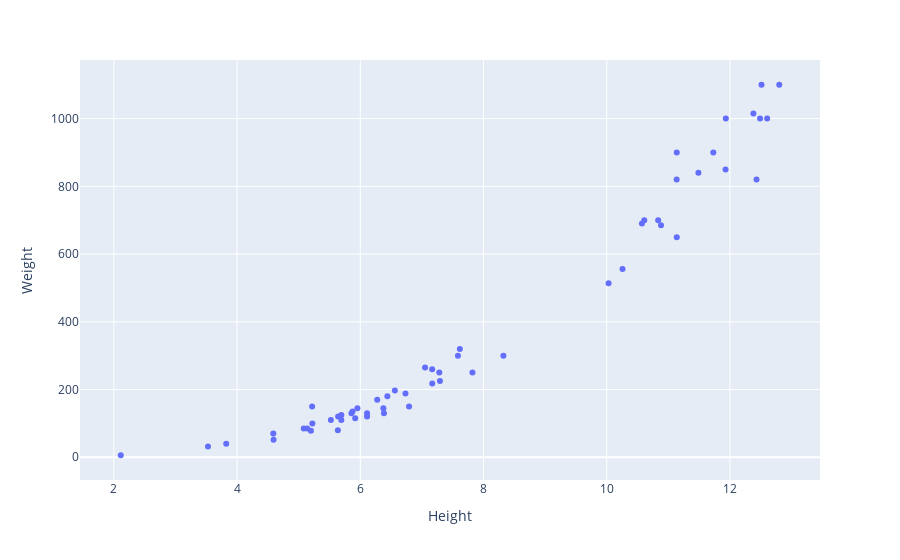

The notebook cell this image was saved under:
### Code cell
fig.show()

### Figure 1 — Plotly figure (JSON) as saved in the notebook; plotly's stock layout.template omitted (floating-point values rounded to 4 significant figures)
{"data": [{"hovertemplate": "Height=%{x}<br>Weight=%{y}<extra></extra>", "legendgroup": "", "marker": {"color": "#636efa", "symbol": "circle"}, "mode": "markers", "name": "", "orientation": "v", "showlegend": false, "type": "scatter", "x": [2.112, 3.528, 3.824, 4.592, 4.588, 5.222, 5.199, 5.636, 5.138, 5.082, 5.692, 5.918, 5.692, 6.384, 6.11, 5.64, 6.11, 5.875, 5.522, 5.856, 6.792, 5.953, 5.218, 6.275, 7.293, 6.375, 6.733, 6.439, 6.561, 7.168, 8.323, 7.167, 7.052, 7.283, 7.82, 7.585, 7.616, 10.03, 10.26, 11.49, 10.88, 10.61, 10.84, 10.57, 11.14, 11.14, 12.43, 11.93, 11.73, 12.38, 11.13, 12.8, 11.93, 12.51, 12.6, 12.49], "xaxis": "x", "y": [5.9, 32, 40, 51.5, 70, 100, 78, 80, 85, 85, 110, 115, 125, 130, 120, 120, 130, 135, 110, 130, 150, 145, 150, 170, 225, 145, 188, 180, 197, 218, 300, 260, 265, 250, 250, 300, 320, 514, 556, 840, 685, 700, 700, 690, 900, 650, 820, 850, 900, 1015, 820, 1100, 1000, 1100, 1000, 1000], "yaxis": "y"}], "layout": {"legend": {"tracegroupgap": 0}, "margin": {"t": 60}, "xaxis": {"anchor": "y", "domain": [0, 1], "title": {"text": "Height"}}, "yaxis": {"anchor": "x", "domain": [0, 1], "title": {"text": "Weight"}}}}
